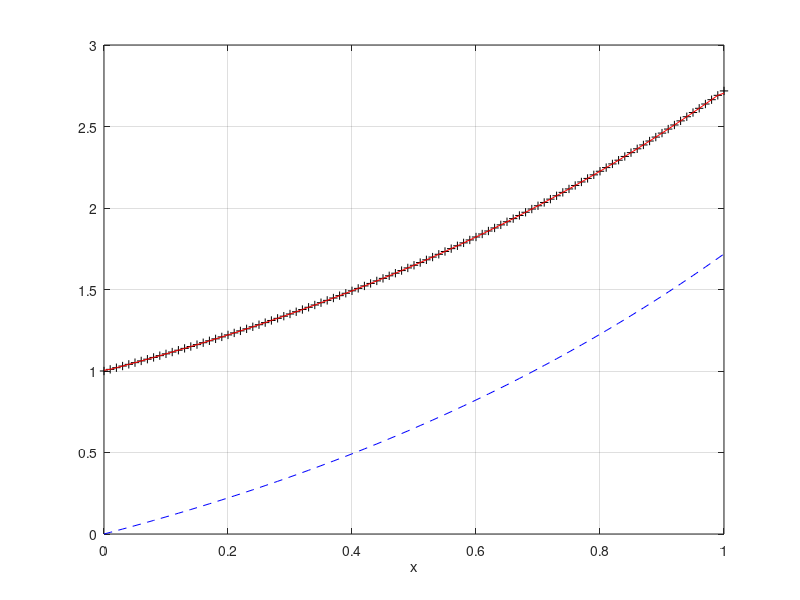

Write MATLAB code to recreate this figure. (Note: this script raises an error after producing the figure.)
% exponentielle.m: illustre l'erreur numerique sur la derivation et l'integration de la fonction exponentielle.

clear all;
close all;

% Echantillonage du signal.
dx = 0.01;
x  = 0:dx:1;
y  = exp(x);

% Derivation numerique.
yd = gradient(y)/dx;

% Primitive numerique.
yp = cumtrapz(y)*dx;

% Comparaison des resultats.
figure; 
plot(x,  y, 'k+');
hold on;
plot(x, yd, 'r-');
plot(x, yp, 'b--');
hold off; grid on;
xlabel('x');
legend('y', 'gradient(y)/dx', 'cumtrapz(y)*dx', 2);

% Redefinition de la primitive tel que F(0) = 1.
yp = yp+1;

% Comparaison des erreurs relatives.
figure;
semilogy(x, abs(yd-y)./y, 'ro', 'MarkerFace', 'r');
hold on;
semilogy(x, abs(yp-y)./y, 'b.');
semilogy(x, ones(size(x))*dx^2/6, 'k-', 'LineWidth', 2);    % Calccul analytique de l'erreur sur la derivee.
hold off; grid on;
xlabel('x');
ylabel('Erreur relative, \epsilon');
legend('|gradient(y)/dx-y|/y', '|cumtrapz(y)*dx+1-y|]/y', 'calcul analytique', 4);